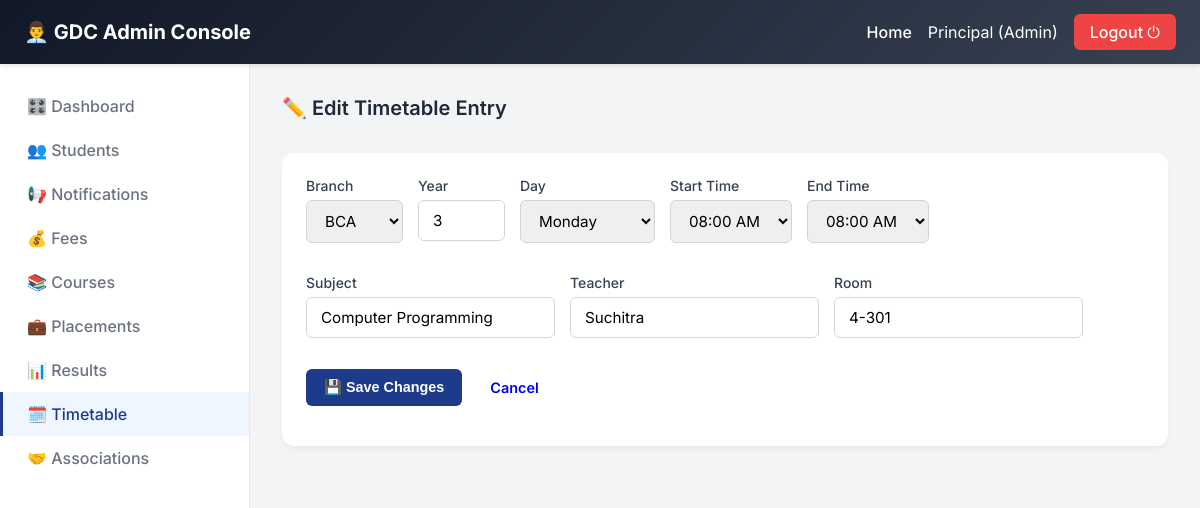
/admin/timetable/edit/1 (signed in), run on the app's committed database.
### models.py (models this page shows)
class Timetable(db.Model):
    id = db.Column(db.Integer, primary_key=True)
    branch = db.Column(db.String(20), nullable=False)
    year = db.Column(db.Integer)
    day = db.Column(db.String(15))
    time_slot = db.Column(db.String(30))
    subject = db.Column(db.String(100))
    teacher = db.Column(db.String(100))
    room = db.Column(db.String(20))

### admin_routes.py (the view, shortened to what this page needs)
@admin_bp.route('/timetable/edit/<int:tid>', methods=['GET', 'POST'])
@admin_required
def admin_edit_timetable(tid):
    t = Timetable.query.get_or_404(tid)
    return render_template('admin/edit_timetable.html', t=t)

### admin_routes.py (called while the page is built)
def admin_required(f):
    from functools import wraps
    @wraps(f)
    def decorated(*args, **kwargs):
        if session.get('role') != 'admin':
            return redirect(url_for('login'))
        return f(*args, **kwargs)
    return decorated

### templates/admin/edit_timetable.html (shortened to what this page needs)
{% extends "admin/base_admin.html" %}
{% block content %}
<div class="card-header"><h2 class="card-title">✏️ Edit Timetable Entry</h2></div>
<div class="card">
  <form action="{{ url_for('admin.admin_edit_timetable', tid=t.id) }}" method="POST">
    <div style="display:flex;gap:15px;flex-wrap:wrap;">
      <div class="form-group"><label>Branch</label>
        <select name="branch" class="form-control" required>
          <option value="bca" {% if t.branch=='bca' %}selected{% endif %}>BCA</option>
        </select>
      </div>
      <div class="form-group"><label>Year</label>
        <input type="number" name="year" class="form-control" value="{{ t.year }}" min="1" max="5" required>
      </div>
      <div class="form-group"><label>Day</label>
        <select name="day" class="form-control" required>
          {% for day in ['Monday','Tuesday','Wednesday','Thursday','Friday','Saturday'] %}
          <option {% if t.day==day %}selected{% endif %}>{{ day }}</option>
          {% endfor %}
        </select>
      </div>
      {% set times = ['08:00 AM','08:30 AM','09:00 AM','09:30 AM','10:00 AM','10:30 AM',
                      '11:00 AM','11:30 AM','12:00 PM','12:30 PM','01:00 PM','01:30 PM',
                      '02:00 PM','02:30 PM','03:00 PM','03:30 PM','04:00 PM','04:30 PM','05:00 PM'] %}
      {% set slot_parts = t.time_slot.split(' - ') if t.time_slot else ['09:00 AM', '10:00 AM'] %}
      <div class="form-group"><label>Start Time</label>
        <select name="start_time" id="start_time" class="form-control" required>
          {% for time in times %}
          <option value="{{ time }}" {% if slot_parts[0].strip()==time %}selected{% endif %}>{{ time }}</option>
          {% endfor %}
        </select>
      </div>
      <div class="form-group"><label>End Time</label>
        <select name="end_time" id="end_time" class="form-control" required>
          {% for time in times %}
          <option value="{{ time }}" {% if slot_parts|length>1 and slot_parts[1].strip()==time %}selected{% endif %}>{{ time }}</option>
          {% endfor %}
        </select>
      </div>
      <div class="form-group"><label>Subject</label>
        <input type="text" name="subject" class="form-control" value="{{ t.subject }}" required>
      </div>
      <div class="form-group"><label>Teacher</label>
        <input type="text" name="teacher" class="form-control" value="{{ t.teacher or '' }}">
      </div>
      <div class="form-group"><label>Room</label>
        <input type="text" name="room" class="form-control" value="{{ t.room or '' }}">
      </div>
      <div class="form-group" style="width:100%;display:flex;gap:10px;">
        <button type="submit" class="btn btn-primary" onclick="combineTime(event)">💾 Save Changes</button>
        <a href="{{ url_for('admin.admin_timetable') }}" class="btn btn-secondary">Cancel</a>
      </div>
    </div>
  </form>
</div>
{% endblock %}

### static/css/style.css (style rules this page uses)
:root { --primary: #1e3a8a; --secondary: #d97706; --bg-color: #f3f4f6; --text-dark: #1f2937; --text-light: #6b7280; --white: #ffffff; --sidebar-w: 250px; }
* { margin: 0; padding: 0; box-sizing: border-box; }
body { font-family: 'Inter', sans-serif; background-color: var(--bg-color); color: var(--text-dark); }
.card { background: var(--white); padding: 24px; border-radius: 12px; box-shadow: 0 4px 6px -1px rgba(0,0,0,0.05); margin-bottom: 24px; }
.card-header { border-bottom: 1px solid #f3f4f6; padding-bottom: 16px; margin-bottom: 16px; display: flex; justify-content: space-between; align-items: center; }
.card-title { font-size: 1.25rem; font-weight: 600; color: var(--text-dark); }
.form-group { margin-bottom: 16px; }
.form-group label { display: block; margin-bottom: 6px; font-weight: 500; font-size: 0.875rem; color: #374151; }
.form-control { width: 100%; padding: 10px 14px; border: 1px solid #d1d5db; border-radius: 6px; font-family: inherit; font-size: 0.95rem; transition: border-color 0.2s, box-shadow 0.2s; }
.btn { display: inline-flex; align-items: center; justify-content: center; padding: 10px 18px; font-weight: 600; border-radius: 6px; border: none; cursor: pointer; text-decoration: none; transition: all 0.2s; font-size: 0.9rem; }
.btn-primary { background: var(--primary); color: var(--white); }

### data on the page
Timetable: branch "BCA", year "3", day "Monday", subject "Computer Programming", teacher "Suchitra", room "4-301"

### other printed values
{{ session.name }} "Principal"
form field start_time "08:00 AM"
form field end_time "08:00 AM"
